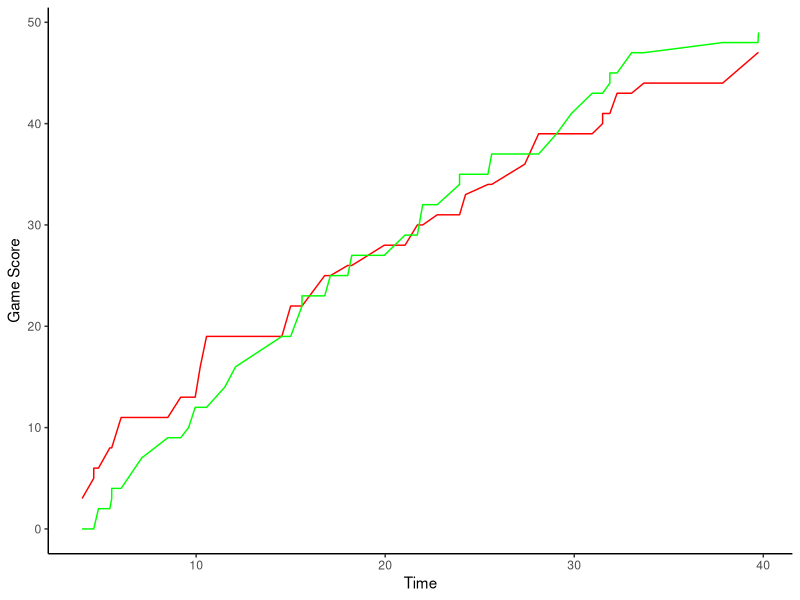

Recreate this plot in R. (Note: this script raises an error after producing the figure.)
#Set working directory
setwd("C:/Users/15135/Desktop/Exercise10/-Biocomputing-Exercise10")

#1
#create "Scores" to read the text file
Scores <- read.table("UWvMSU_1-22-13.txt", header = TRUE)

#Create data frame to input the scores into
df <- data.frame(matrix(ncol=3, nrow= 0))
colnames(df) <- c('time', 'UW_Score', 'MSU_Score')

#Plug in scores
UW_Score = 0
MSU_Score = 0

#Inputs scores into the data frame
for (i in 1:nrow(Scores)){ 
  if (Scores$team[i] == 'UW'){
    UW_Score = UW_Score + Scores$score[i]
  } else{ 
    MSU_Score = MSU_Score + Scores$score[i]
  }
  time = Scores$time[i]
  df[nrow(df) + 1,] <- c(time, UW_Score, MSU_Score)
}

#Plot the scores
library(ggplot2)
ggplot() +
  geom_line(data =df, aes(x=time, y=UW_Score), color="red") +
  geom_line(data= df, aes(x=time, y=MSU_Score), color="green") +
  theme_classic() +
  ylab("Game Score") +
  xlab("Time")

#Question 2 - Guess my Number
random_number = sample.int(100,1)
print ("I'm thinking of a number 1-100...")
print("Guess a number!")
for (i in 1:10) {
  guess = readline();
  guess = as.integer(guess);
  if (guess == random_number){
    print("Correct")
    break
  }else if (guess > random_number){
    print("Lower")
  }else if (guess < random_number){
    print("Higher")
  }
}

